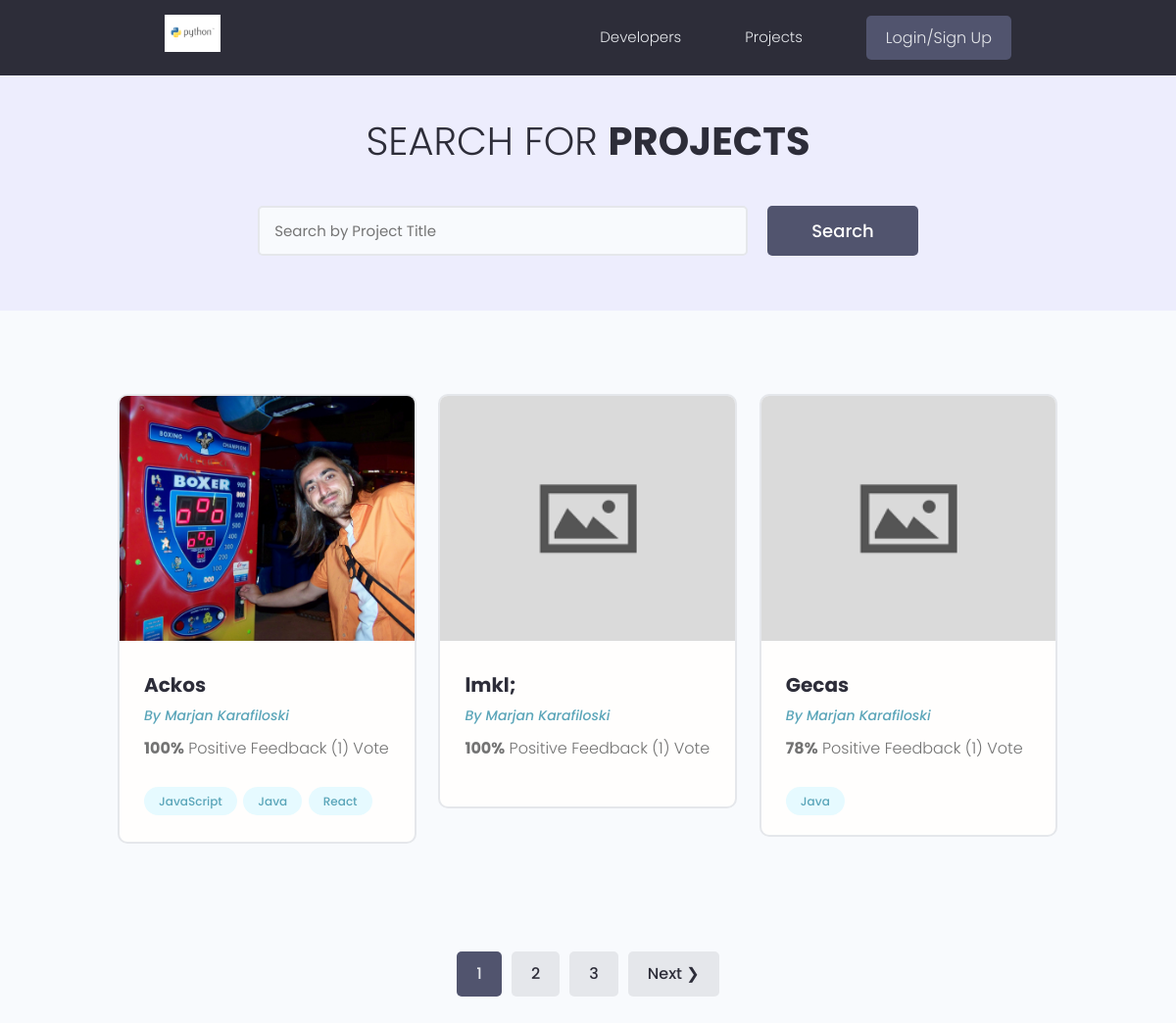
/projects/, run on the app's committed database.
### projects/models.py (models this page shows, shortened)
class Project(models.Model):
    owner = models.ForeignKey(Profile, null=True, blank=True, on_delete=models.SET_NULL)
    title = models.CharField(max_length=200)
    description = models.TextField(null=True, blank=True)
    featured_image = models.ImageField(null=True, blank=True, default="default.png")
    demo_link = models.CharField(max_length=2000, null=True, blank=True)
    source_link = models.CharField(max_length=2000, null=True, blank=True)
    tags = models.ManyToManyField('Tag', blank=True) #if the Tag class is above the Project then quotes are not needed
    vote_total = models.IntegerField(default=0, null=True, blank=True)
    vote_ratio = models.IntegerField(default=0, null=True, blank=True)
    created = models.DateTimeField(auto_now_add=True)
    id = models.UUIDField(default=uuid.uuid4, unique=True, primary_key=True, editable=False)
    class Meta:
      ordering = ['-vote_ratio', '-vote_total', 'title'] #first checks the ratio than the totalvotes

class Tag(models.Model):
     name = models.CharField(max_length=200)
     created = models.DateTimeField(auto_now_add=True)
     id = models.UUIDField(default=uuid.uuid4, unique=True, primary_key=True, editable=False)
     def __str__(self):
       return self.name

### users/models.py (models this page shows, shortened)
class Profile(models.Model):
    user = models.OneToOneField(User, on_delete=models.CASCADE, null=True, blank=True)
    name = models.CharField(max_length=200, null=True, blank=True)
    email = models.EmailField(max_length=500, null=True, blank=True)
    username = models.CharField(max_length=200, null=True, blank=True)
    location = models.CharField(max_length=200, null=True, blank=True)
    short_intro = models.CharField(max_length=200, null=True, blank=True)
    bio = models.TextField( null=True, blank=True)
    profile_image = models.ImageField( null=True, blank=True, upload_to='profiles/', default="profiles/user-default.png")
    social_github = models.CharField(max_length=200, null=True, blank=True)
    social_twitter = models.CharField(max_length=200, null=True, blank=True)
    social_linkedin = models.CharField(max_length=200, null=True, blank=True)
    social_youtube = models.CharField(max_length=200, null=True, blank=True)
    created = models.DateTimeField(auto_now_add=True)
    id = models.UUIDField(default=uuid.uuid4, unique=True, primary_key=True, editable=False)

### projects/views.py (the view)
# urls.py: path('projects/', include('projects.urls')),
def projects(request):
    projects, search_query = searchProjects(request)
    custom_range, projects = projectsPagination(request, projects, 3) #the number is the number of results per page
    context = {'projects':projects,'search_query':search_query,'custom_range': custom_range}
    return render(request,'projects/projects.html' , context)

### projects/extractedMethods.py (called while the page is built)
def projectsPagination(request, projects, results):
    page = request.GET.get('page')
    paginator = Paginator(projects, results)
    try:
        projects = paginator.page(page)
    except PageNotAnInteger:
        page = 1
        projects = paginator.page(page)
    except EmptyPage:
        page = paginator.num_pages
        projects = paginator.page(page)
    leftIndex = (int(page) - 2)
    if leftIndex < 1:
        leftIndex = 1
    rightIndex = (int(page) + 3)
    if rightIndex > paginator.num_pages:
        rightIndex = paginator.num_pages + 1
    custom_range = range(leftIndex, rightIndex)
    return custom_range, projects

def searchProjects(request):
    search_query = ''
    if request.GET.get('search_query'):
        search_query = request.GET.get('search_query')
    tags = Tag.objects.filter(name__icontains=search_query)
    projects = Project.objects.distinct().filter(
        Q(title__icontains=search_query) |
        Q(description__icontains=search_query) |
        Q(owner__name__icontains=search_query) |
        Q(tags__in=tags)
    )
    return projects, search_query

### projects/templates/projects/projects.html (shortened to what this page needs)
{% extends 'main.html' %}
{% block content %}
<main class="projects">
    <section class="hero-section text-center">
        <div class="container container--narrow">
            <div class="hero-section__box">
                <h2>Search for <span>Projects</span></h2>
            </div>
            <div class="hero-section__search">
                <form id='searchForm' class="form" action="{% url 'projects' %}" method="get">
                    <div class="form__field">
                        <input class="input input--text" id="formInput#search" type="text" name="search_query"
                            placeholder="Search by Project Title" value="{{search_query}}" />
                    </div>
                    <input class="btn btn--sub btn--lg" type="submit" value="Search" />
                </form>
            </div>
        </div>
    </section>
    <section class="projectsList">
        <div class="container">
            <div class="grid grid--three">
                {% for project in projects %}
                <div class="column">
                    <div class="card project">
                        <a href="{% url 'project' project.id %}" class="project">
                            <img class="project__thumbnail" src="{{project.featured_image.url}}" alt="project thumbnail" />
                            <div class="card__body">
                                <h3 class="project__title">{{project.title}}</h3>
                                <p><a class="project__author" href="{% url 'user-profile' project.owner.id %}">By
                                        {{project.owner.name}}</a>
                                </p>
                                <p class="project--rating">
                                    <span style="font-weight: bold;">{{project.vote_ratio}}%</span> Positive
                                    Feedback ({{project.vote_total}}) Vote{{project.vote_total|pluralize:"s"}}
                                </p>
                                <div class="project__tags">
                                    {% for tag in project.tags.all %}
                                    <span class="tag tag--pill tag--main">
                                        <small>{{tag}}</small>
                                    </span>
                                    {% endfor %}
                                </div>
                            </div>
                        </a>
                    </div>
                </div>
                {% endfor %}
            </div>
        </div>
    </section>
   {% include 'pagination.html' with queryset=projects custom_range=custom_range %}
</main>
{% endblock content %}

### static/styles/app.css (style rules this page uses)
:root { --color-sub: #2d2d39; }
.btn--sub { background-color: var(--color-sub-light); }
.card { border: 2px solid var(--color-light); }
img { width: 100%; }
.hero-section { height: 40vh; display: flex; align-items: center; background-color: var(--color-sub); }
.hero-section__box { margin-bottom: 4rem; }
.hero-section__box > h2, .hero-section__box > h2 > span { font-size: 4rem; color: var(--color-light); line-height: 1.3; text-transform: uppercase; }
.hero-section__box > h2 { font-weight: 300; }
.hero-section__box > h2 > span { font-weight: 700; }
.hero-section__search > .form { display: flex; align-items: center; justify-content: center; gap: 2rem; }
.hero-section__search > .form input.input--text { width: 50rem; }
.project__author { font-size: 1.4rem; font-style: italic; }
.project--rating { margin-bottom: 1.6em; margin-top: .5em; }
.projects > .hero-section { background: var(--color-sub-lighter); height: 30vh; }
.projects .hero-section__box { margin-bottom: 2.5rem; }
.projects .hero-section__box > h2 { color: var(--color-sub); }
.projects .hero-section__box > h2 > span { font-weight: 700; color: var(--color-sub); }
.projectsList { margin-top: 8rem; }
.project__thumbnail { height: 25rem; object-fit: cover; object-position: top center; }
.project__title { font-size: 2rem; font-weight: 700; color: var(--color-sub); }

### static/uikit/styles/modules/_variables.css (style rules this page uses)
:root { --color-main: #5aa5b9; --color-main-light: #e6faff; --color-sub: #3f4156; --color-sub-light: #51546e; --color-sub-lighter: #ededfd; --color-text: #737373; --color-gray: #8b8b8b; --color-light: #e5e7eb; --color-light-gray: #767676; --color-bg: #f8fafd; --color-white: #fffefd; --color-white-light: #f3f3f3; --color-success: #359e64; --color-success-bg: #def8e8; --color-error: #fc4b0b; --color-error-bg: #fff2ee; --font-base: 'Poppins', arial, helvetica, 'Segoe UI', roboto, ubuntu, sans-serif; --font-monospace: 'Fira Code', 'Courier New', courier, monospace; --font-regular: 300; --font-medium: 500; --font-bold: 700; --generic-shadow: 1px 1px 5px #00000010; --generic-transition: all 0.3s ease-in-out; }

### static/uikit/styles/modules/_base.css (style rules this page uses)
* { margin: 0; padding: 0; box-sizing: border-box; text-rendering: optimizeLegibility; color: inherit; font-size: inherit; }
html { font-size: 50%; }
@media only screen and (min-width: 480px) { html { font-size: 56.25%; } }
@media only screen and (min-width: 1200px) { html { font-size: 62.5%; } }
body { line-height: 1.6; font-weight: 400; font-size: 1.5rem; color: var(--color-text); background-color: var(--color-bg); min-height: 100vh; }

### static/uikit/styles/modules/_typography.css (style rules this page uses)
* { font-family: var(--font-base); }
h2 { font-size: 3.6rem; font-weight: var(--font-bold); }
h3 { font-size: 3.2rem; font-weight: var(--font-medium); }
p, span, strong { font-size: 1.6rem; color: var(--color-text); font-weight: var(--font-regular); }
a { padding-bottom: 2px; text-decoration: none; display: inline-block; color: var(--color-main); font-weight: var(--font-medium); }

### static/uikit/styles/modules/_utilities.css (style rules this page uses)
.container { width: 92%; max-width: 165rem; margin: 0 auto; box-sizing: border-box; }
.container--narrow { width: 92%; max-width: 120rem; }
@media screen and (min-width: 1000px) { .container { width: 90%; } }
@media screen and (min-width: 1000px) { .container--narrow { width: 85%; } }
@media screen and (min-width: 1200px) { .container { width: 80%; } }
@media screen and (min-width: 1200px) { .container--narrow { width: 72%; } }
.text-center { text-align: center; }

### static/uikit/styles/modules/_button.css (style rules this page uses)
.btn { display: inline-block; position: relative; cursor: pointer; background-color: var(--color-light); font-weight: var(--font-medium); color: var(--color-sub); text-decoration: none; padding: 1rem 2rem; border-radius: 0.5rem; border: none; width: -webkit-fit-content; width: -moz-fit-content; width: fit-content; height: -webkit-fit-content; height: -moz-fit-content; height: fit-content; font-size: 1.6rem; outline-width: 0; outline-color: transparent; -webkit-backface-visibility: hidden; backface-visibility: hidden; transition: all 0.3s ease-in-out; }
.btn--sub { background-color: var(--color-sub); color: var(--color-white); }
.btn--lg { font-size: 1.8rem; padding: 1.2rem 4.5rem; }

### static/uikit/styles/modules/_card.css (style rules this page uses)
.card { border-radius: 1rem; background-color: var(--color-white); border: 1.5px solid var(--color-light); width: auto; height: auto; margin-top: 0.5rem; margin-bottom: 0.5rem; overflow: hidden; }
.card__body, .card__header { padding: 2rem 2.5rem; }

### data on the page
Project: featured_image (picture), title "Ackos", owner.name "Marjan Karafiloski", vote_ratio "100", vote_total "1"
Tag: name "JavaScript"
Tag: name "Java"
Tag: name "React"
Project: featured_image (placeholder picture), title "lmkl;", owner.name "Marjan Karafiloski", vote_ratio "100", vote_total "1"
Project: featured_image (placeholder picture), title "Gecas", owner.name "Marjan Karafiloski", vote_ratio "78", vote_total "1"

### other printed values
{{ page }} "1"
{{ page }} "2" "3"
